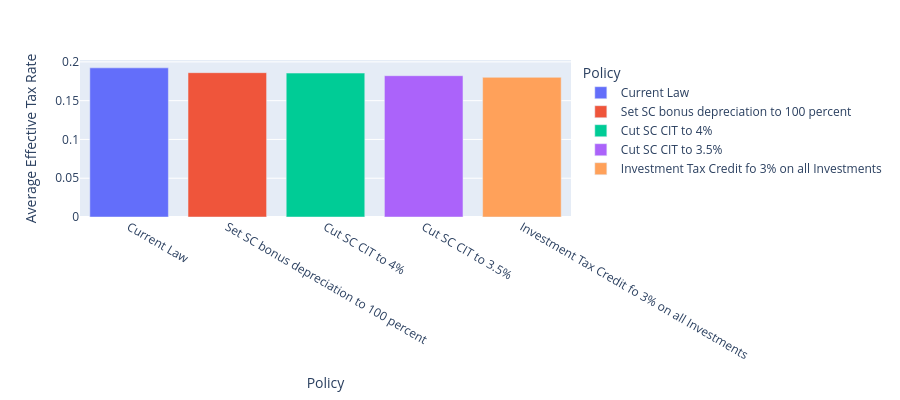

Notebook code cell kept with this figure:
### Code cell
# Plot Figure 15: Effects of South Carolina Business Tax Reforms in 2025 on
# Business Incentives to Invest and on State Tax Revenue
fig15 = px.bar(
    df[(df["output_var"]=="eatr") & (df["asset_type"]=="machines")],
    x="Policy", y="value", color='Policy',
    labels={'value':'Average Effective Tax Rate'}, height=400
)
fig15.show()

### Figure 1 — Plotly figure (JSON) as saved in the notebook; plotly's stock layout.template omitted (floating-point values rounded to 4 significant figures)
{"data": [{"alignmentgroup": "True", "hovertemplate": "Policy=%{x}<br>Average Effective Tax Rate=%{y}<extra></extra>", "legendgroup": "Current Law", "marker": {"color": "#636efa", "pattern": {"shape": ""}}, "name": "Current Law", "offsetgroup": "Current Law", "orientation": "v", "showlegend": true, "textposition": "auto", "type": "bar", "x": ["Current Law"], "xaxis": "x", "y": [0.1923], "yaxis": "y"}, {"alignmentgroup": "True", "hovertemplate": "Policy=%{x}<br>Average Effective Tax Rate=%{y}<extra></extra>", "legendgroup": "Set SC bonus depreciation to 100 percent", "marker": {"color": "#EF553B", "pattern": {"shape": ""}}, "name": "Set SC bonus depreciation to 100 percent", "offsetgroup": "Set SC bonus depreciation to 100 percent", "orientation": "v", "showlegend": true, "textposition": "auto", "type": "bar", "x": ["Set SC bonus depreciation to 100 percent"], "xaxis": "x", "y": [0.186], "yaxis": "y"}, {"alignmentgroup": "True", "hovertemplate": "Policy=%{x}<br>Average Effective Tax Rate=%{y}<extra></extra>", "legendgroup": "Cut SC CIT to 4%", "marker": {"color": "#00cc96", "pattern": {"shape": ""}}, "name": "Cut SC CIT to 4%", "offsetgroup": "Cut SC CIT to 4%", "orientation": "v", "showlegend": true, "textposition": "auto", "type": "bar", "x": ["Cut SC CIT to 4%"], "xaxis": "x", "y": [0.1855], "yaxis": "y"}, {"alignmentgroup": "True", "hovertemplate": "Policy=%{x}<br>Average Effective Tax Rate=%{y}<extra></extra>", "legendgroup": "Cut SC CIT to 3.5%", "marker": {"color": "#ab63fa", "pattern": {"shape": ""}}, "name": "Cut SC CIT to 3.5%", "offsetgroup": "Cut SC CIT to 3.5%", "orientation": "v", "showlegend": true, "textposition": "auto", "type": "bar", "x": ["Cut SC CIT to 3.5%"], "xaxis": "x", "y": [0.1822], "yaxis": "y"}, {"alignmentgroup": "True", "hovertemplate": "Policy=%{x}<br>Average Effective Tax Rate=%{y}<extra></extra>", "legendgroup": "Investment Tax Credit fo 3% on all Investments", "marker": {"color": "#FFA15A", "pattern": {"shape": ""}}, "name": "Investment Tax Credit fo 3% on all Investments", "offsetgroup": "Investment Tax Credit fo 3% on all Investments", "orientation": "v", "showlegend": true, "textposition": "auto", "type": "bar", "x": ["Investment Tax Credit fo 3% on all Investments"], "xaxis": "x", "y": [0.18], "yaxis": "y"}], "layout": {"barmode": "relative", "height": 400, "legend": {"title": {"text": "Policy"}, "tracegroupgap": 0}, "margin": {"t": 60}, "xaxis": {"anchor": "y", "categoryarray": ["Current Law", "Set SC bonus depreciation to 100 percent", "Cut SC CIT to 4%", "Cut SC CIT to 3.5%", "Investment Tax Credit fo 3% on all Investments"], "categoryorder": "array", "domain": [0, 1], "title": {"text": "Policy"}}, "yaxis": {"anchor": "x", "domain": [0, 1], "title": {"text": "Average Effective Tax Rate"}}}}
